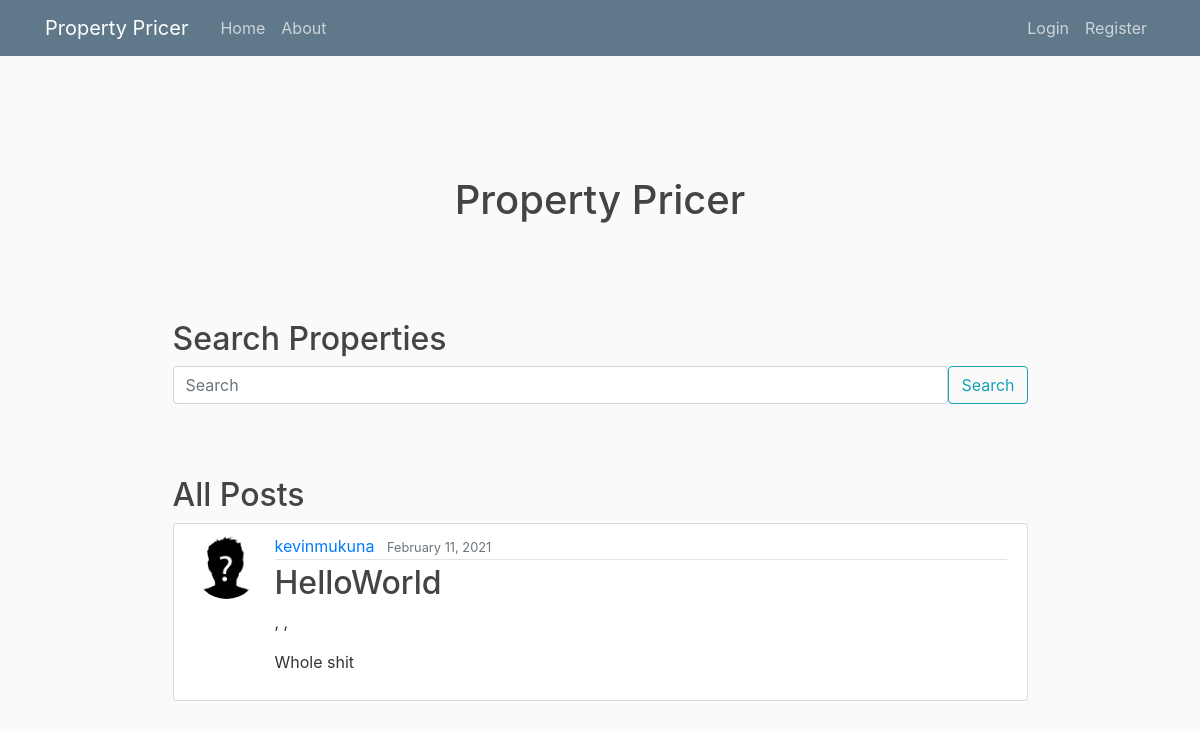
The page / on the database its author committed.
### webpages/models.py (models this page shows, shortened)
class Post(models.Model):
    title = models.CharField(max_length=128)
    property_description = models.TextField()
    images = models.ImageField(upload_to='post_images', null=True, blank=True)
    address_line_1 = models.CharField(max_length=255, default='')
    address_line_2 = models.CharField(max_length=255, null=True, blank=True)
    city = models.CharField(max_length=128, default='')
    county = models.CharField(max_length=128, default='')
    date_posted = models.DateField(default=timezone.now)
    author = models.ForeignKey(User, on_delete=models.CASCADE)
    """
        this method return a string to redirect the user after posting to that post by returning post details the
        primary key of the newly created post
    """

### userpages/models.py (models this page shows, shortened)
class Profile(models.Model):
    user = models.OneToOneField(User, on_delete=models.CASCADE)
    image = models.ImageField(default='default.jpg', upload_to='profile_pics')

### webpages/views.py (the view)
# urls.py: path('', PostListView.as_view(), name='home-page'),
class PostListView(ListView):
    model = Post
    template_name = 'webpages/home.html'
    context_object_name = 'posts'
    ordering = ["-date_posted"]
    paginate_by = 5

### templates/webpages/home.html (shortened to what this page needs)
{% extends "base.html" %}
{% block content %}
    <h1 class="text-center my-5 py-5">Property Pricer</h1>
    <section class="my-4 mx-auto pb-5">
        <h2>Search Properties</h2>
        <form method="GET" action="/search/">
            <div class="input-group">
                <input name="q" type="search" class="form-control rounded" placeholder="Search" aria-label="Search" aria-describedby="search-addon" />
                <button class="btn btn-outline-info" type="submit">Search</button>
            </div>
        </form>
    </section>
    <section class="my-4 pb-5">
        <h2>All Posts</h2>
        {% for post in posts %}
            <article class="media content-section">
                <img class="rounded-circle article-img" src="{{ post.author.profile.image.url }}">
                <div class="media-body">
                    <div class="article-metadata">
                        <a class="mr-2" href="{% url 'user-posts' post.author.username %}">{{ post.author }}</a>
                        <small class="text-muted">{{ post.date_posted|date:"F d, Y" }}</small>
                    </div>
                    <h2><a class="article-title" href="{% url 'post-detail' post.id %}">{{ post.title }}</a></h2>
                    {% if object.address_line_2 %}
                        <p class="article-content">{{ object.address_line_1 }}, {{ post.address_line_2 }}, {{ post.city }}, {{ post.county }}</p>
                    {% else %}
                        <p class="article-content">{{ post.address_line_1 }}, {{ post.city }}, {{ post.county }}</p>
                    {% endif %}
                    <p class="article-content">{{ post.property_description }}</p>
                </div>
            </article>
        {% endfor %}
    </section>
{% endblock content %}

### static/css/main.css (style rules this page uses)
body { background: #fafafa; color: #333333; margin-top: 5rem; }
h1, h2, h3, h4, h5, h6 { color: #444444; }
.content-section { background: #ffffff; padding: 10px 20px; border: 1px solid #dddddd; border-radius: 3px; margin-bottom: 20px; }
.article-title { color: #444444; }
.article-content { white-space: pre-line; }
.article-img { height: 65px; width: 65px; margin-right: 16px; }
.article-metadata { padding-bottom: 1px; margin-bottom: 4px; border-bottom: 1px solid #e3e3e3 }

### rows shown on the page
Post: author.profile.image (placeholder picture), author "kevinmukuna", date_posted "February 11, 2021", title "HelloWorld", property_description "Whole shit"
